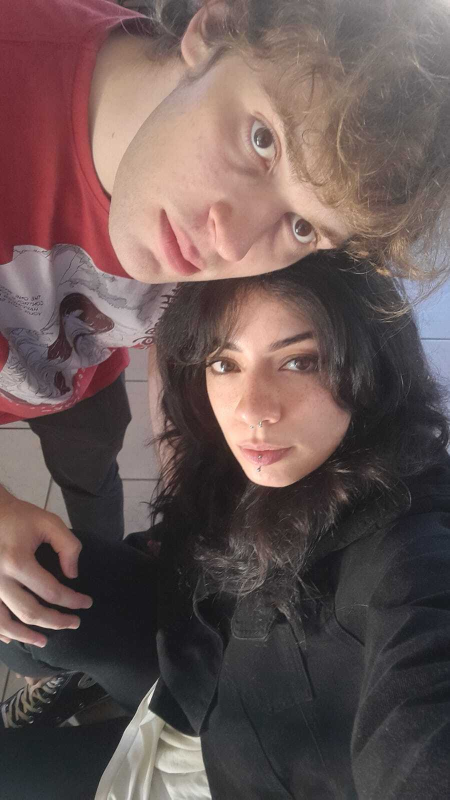
#> input picture data/img1.jpg, 899 x 1599 px (shown at 1/2 size); its folder holds only this picture in this run
$ python i_love_you.py
#> lines starting #> are read from the running program, lines starting #| are printed output that depends on the picture; after the words box and inside, x2 and y2 are one past the last pixel; in counts of white or black regions, pixels touching at a corner belong together
import cv2
from PIL import Image, ImageDraw, ImageFont
import numpy as np
import os

def process_image(image_path, output_path):
#> called with image_path = 'data/img1.jpg', output_path = 'output/img1_edit.jpg'
    img = cv2.imread(image_path)
#> img is the input picture: shape (1599, 899, 3); mean B, G, R 84.7, 86.5, 104.7
    if img is None:
        print(f"Could not read {image_path}")
        return

    scale = 0.75
    img = cv2.resize(img, (int(img.shape[1] * scale), int(img.shape[0] * scale)))
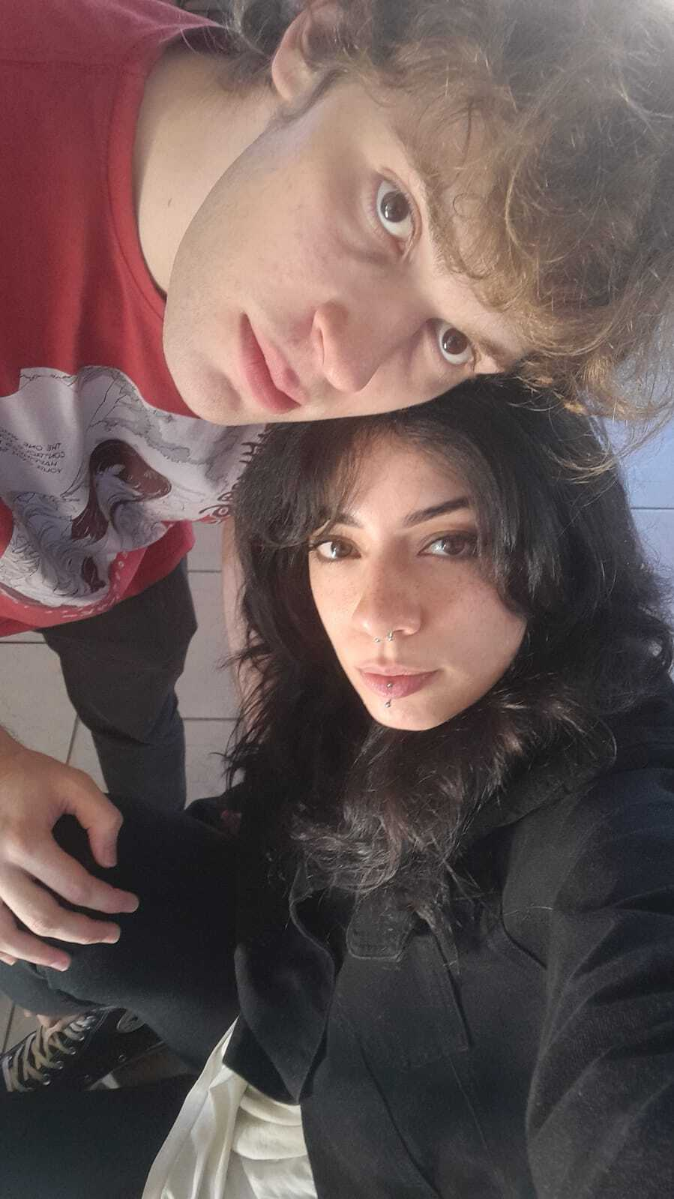
#> img: shape (1199, 674, 3); mean B, G, R 84.6, 86.3, 104.5

    heart_positions = []
    penguin_positions = []
    mode = 1  # Default mode is drawing hearts

    # [58 lines left out: functions draw_heart, draw_penguin, on_mouse, not called in this run]

    cv2.namedWindow('Add your love!')
    cv2.setMouseCallback('Add your love!', on_mouse)

    temp_img = img.copy()
    while True:
        display_img = temp_img.copy()
        for pos in heart_positions:
            draw_heart(display_img, pos, size=2.5)
        for pos in penguin_positions:
            draw_penguin(display_img, pos, size=30)

        cv2.putText(display_img, "Press 1: Hearts | Press 2: Penguins | Press S: Save", (10, 30),
                    cv2.FONT_HERSHEY_SIMPLEX, 0.8, (255, 105, 180), 2)
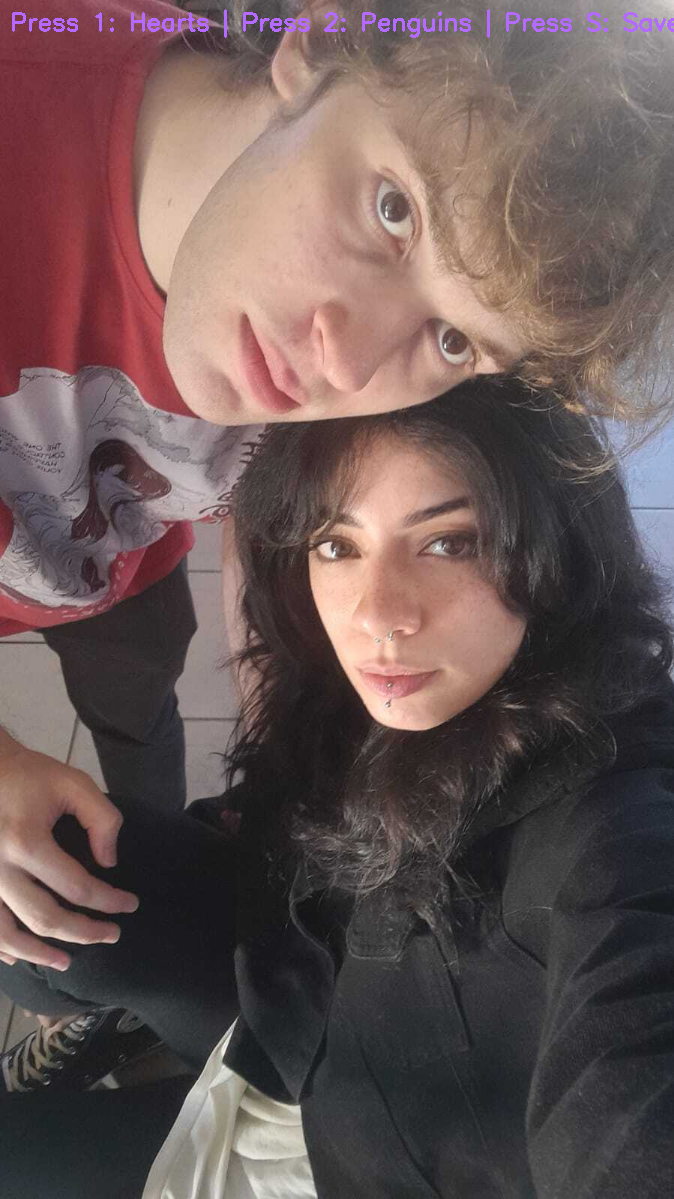
#> display_img: shape (1199, 674, 3); 0.49% of pixels changed, all inside (x1, y1, x2, y2) = (12, 9, 674, 38)
        cv2.imshow('Add your love!', display_img)

        key = cv2.waitKey(1) & 0xFF
#> (key Esc is pressed here)
        if key == ord('1'):
            mode = 1
        elif key == ord('2'):
            mode = 2
        elif key == ord('s'):
            break

    cv2.destroyAllWindows()

    img_rgb = cv2.cvtColor(display_img, cv2.COLOR_BGR2RGB)
    pil_img = Image.fromarray(img_rgb)
    draw = ImageDraw.Draw(pil_img)

    try:
        font = ImageFont.truetype("arial.ttf", 40)
    except IOError:
        font = ImageFont.load_default()

    text = "Happy 6 Months Together! I love you Igarinha Gatinha bb!!!!!"
    bbox = draw.textbbox((0, 0), text, font=font)
    text_width = bbox[2] - bbox[0]
    text_height = bbox[3] - bbox[1]
    width, height = pil_img.size
    text_x = (width - text_width) // 2
    text_y = height - text_height - 40

    draw.text((text_x, text_y), text, font=font, fill=(255, 105, 180))

    # Save
    final_img = cv2.cvtColor(np.array(pil_img), cv2.COLOR_RGB2BGR)
    cv2.imwrite(output_path, final_img)

# Iterate through all images in the data/ directory
input_dir = 'data/'
output_dir = 'output/'

for filename in os.listdir(input_dir):
    if filename.lower().endswith(('.png', '.jpg', '.jpeg')):
        input_path = os.path.join(input_dir, filename)
        output_path = os.path.join(output_dir, f"{os.path.splitext(filename)[0]}_edit.jpg")
        process_image(input_path, output_path)

$ run again, on data/img13.jpg
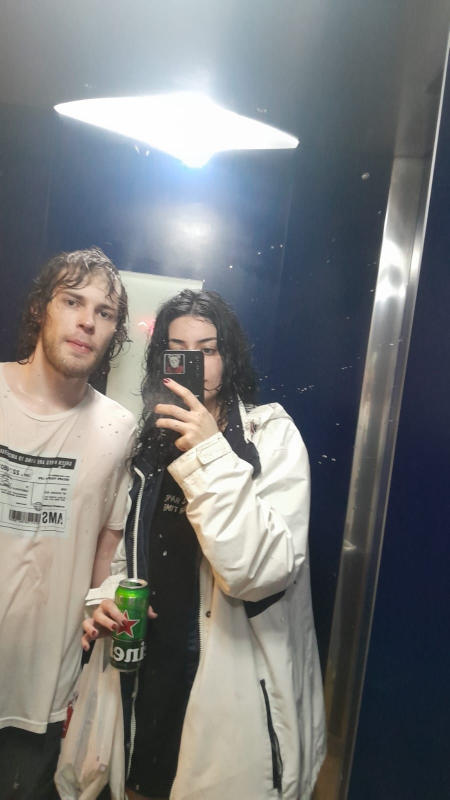
#> input picture data/img13.jpg, 899 x 1599 px (shown at 1/2 size)
#> in process_image, img is the input picture: shape (1599, 899, 3); mean B, G, R 121.1, 120.1, 118.2
#> in process_image, `img = cv2.resize(img, (int(img.shape[1] * scale), int(img.shape[0] * s..`:
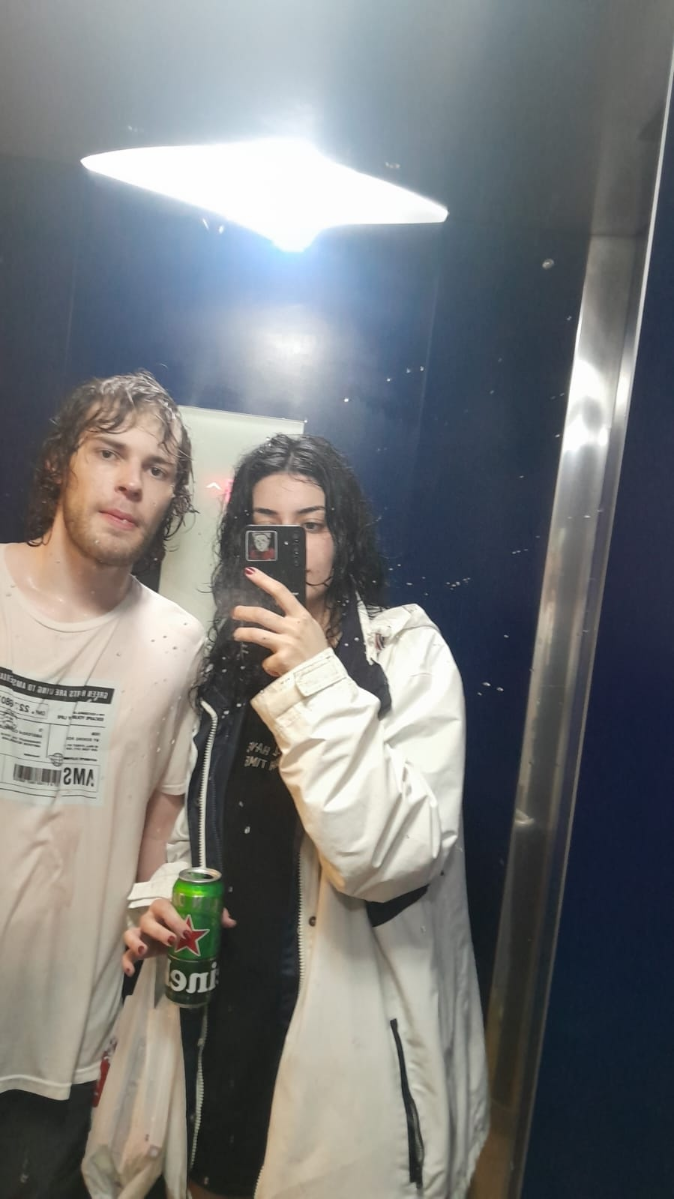
#> img: shape (1199, 674, 3); mean B, G, R 121, 120.1, 118.1
#> in process_image, `cv2.putText(display_img, "Press 1: Hearts | Press 2: Penguins | Press ..`:
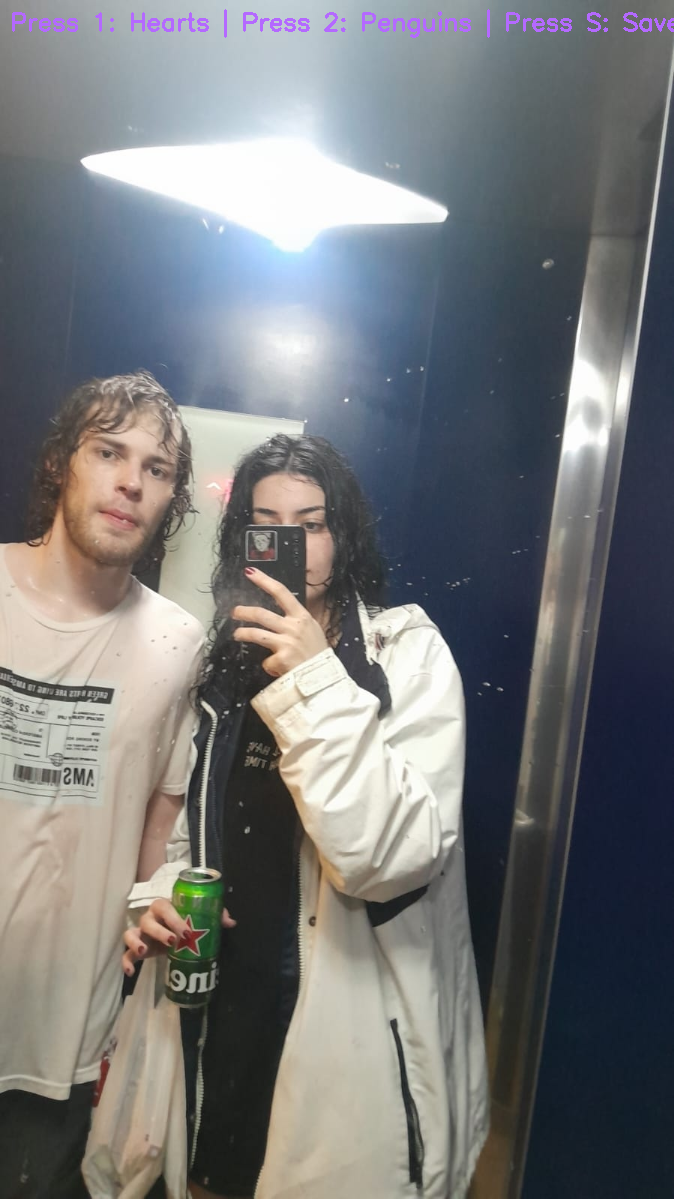
#> display_img: shape (1199, 674, 3); 0.49% of pixels changed, all inside (x1, y1, x2, y2) = (12, 9, 674, 38)

$ run again, on data/img14.jpg
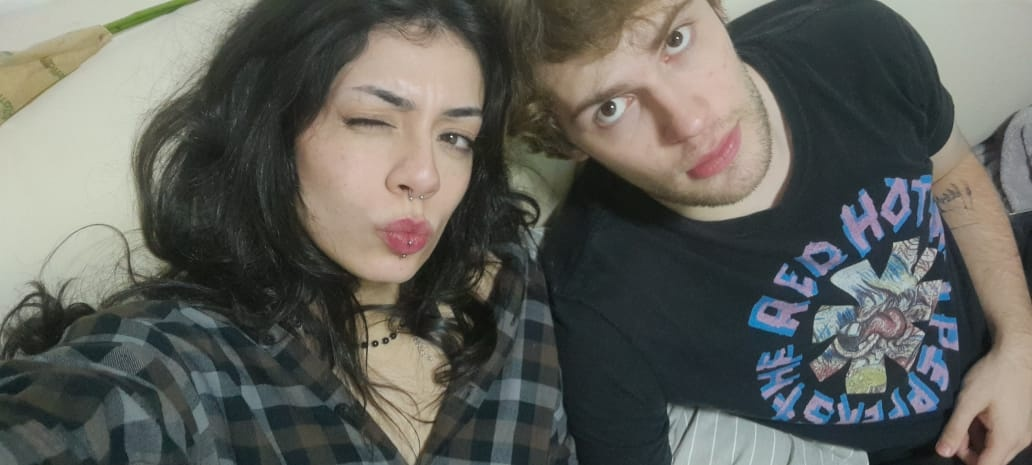
#> input picture data/img14.jpg, 1032 x 465 px
#> in process_image, img is the input picture: shape (465, 1032, 3); mean B, G, R 92.3, 98, 97.3
#> img: shape (348, 774, 3)
#> in process_image, `cv2.putText(display_img, "Press 1: Hearts | Press 2: Penguins | Press ..`:
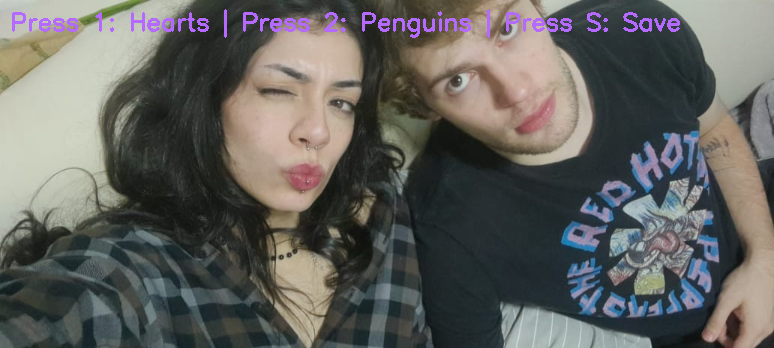
#> display_img: shape (348, 774, 3); mean B, G, R 94.5, 97.8, 98.2

$ run again, on data/img2.jpg
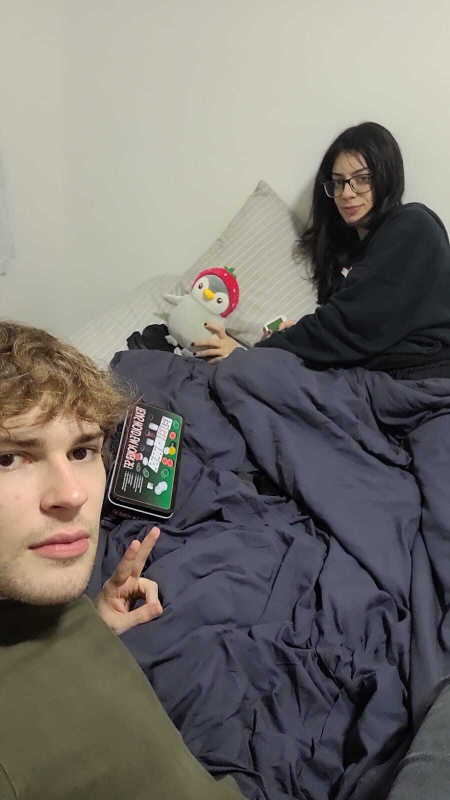
#> input picture data/img2.jpg, 900 x 1600 px (shown at 1/2 size)
#> in process_image, img is the input picture: shape (1600, 900, 3); mean B, G, R 110.2, 114.8, 118.8
#> in process_image, `img = cv2.resize(img, (int(img.shape[1] * scale), int(img.shape[0] * s..`:
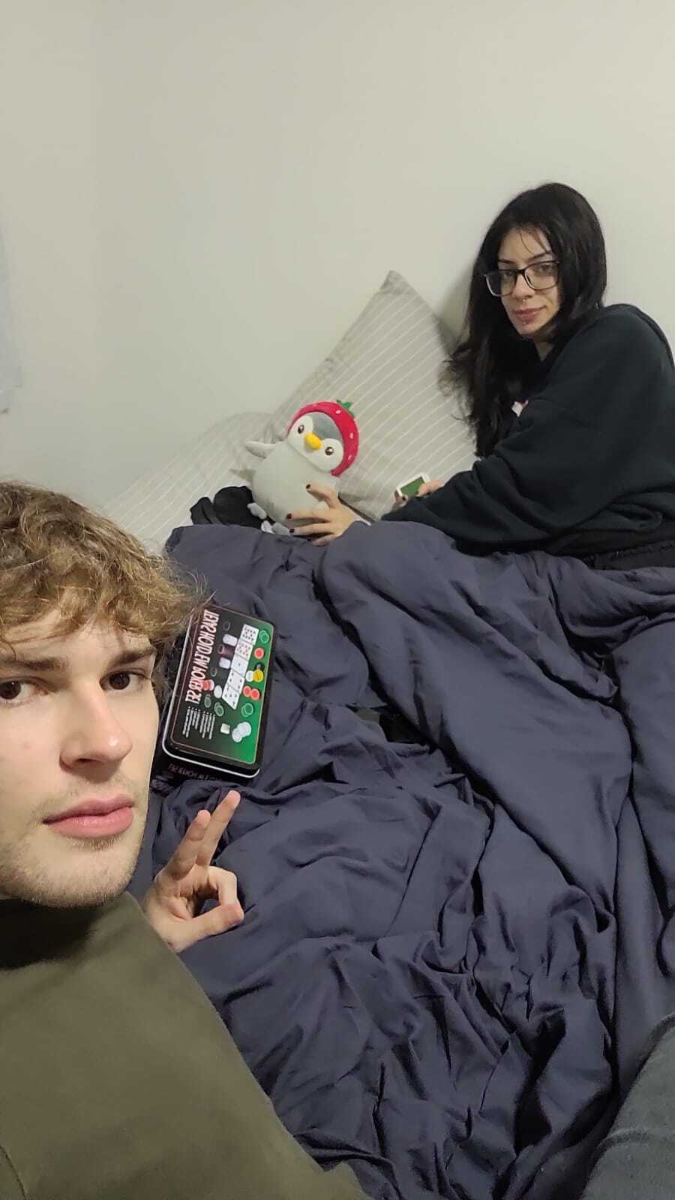
#> img: shape (1200, 675, 3); mean B, G, R 110.1, 114.8, 118.7
#> in process_image, `cv2.putText(display_img, "Press 1: Hearts | Press 2: Penguins | Press ..`:
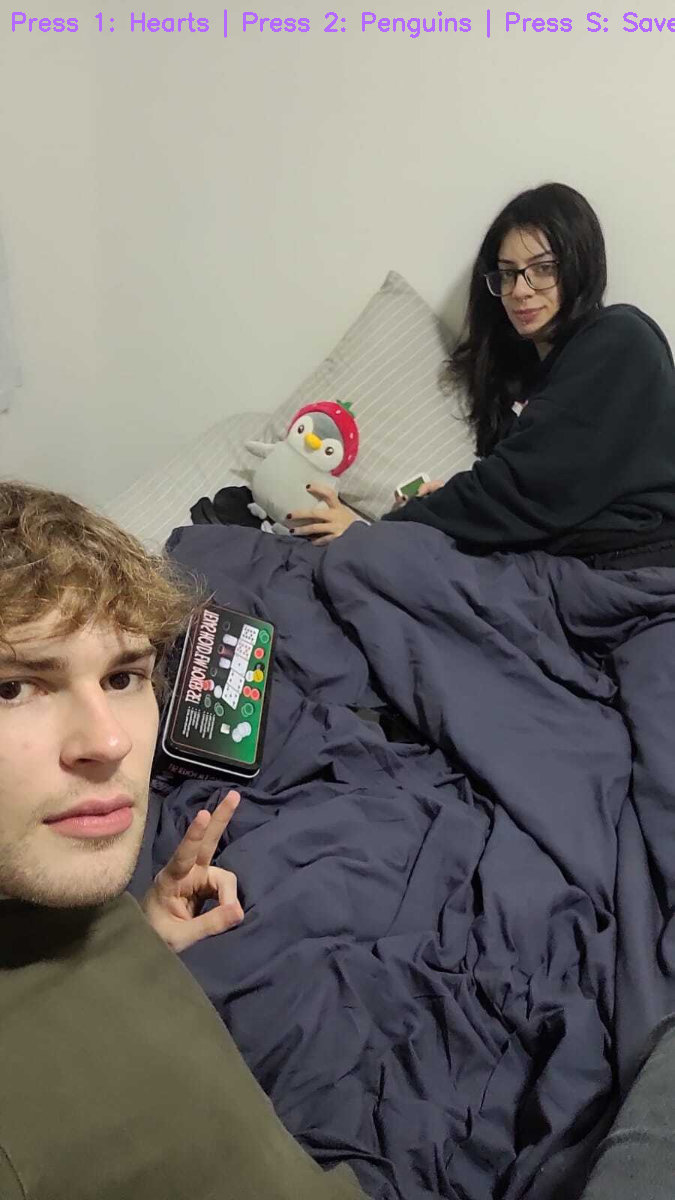
#> display_img: shape (1200, 675, 3); 0.49% of pixels changed, all inside (x1, y1, x2, y2) = (12, 9, 675, 38)

$ run again, on data/img10.jpg
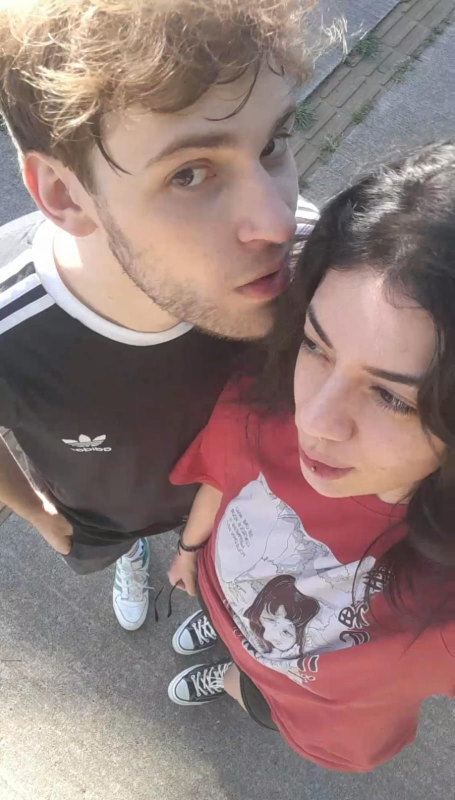
#> input picture data/img10.jpg, 909 x 1600 px (shown at 1/2 size)
#> in process_image, img is the input picture: shape (1600, 909, 3); mean B, G, R 123.1, 125.8, 147.2
#> in process_image, `img = cv2.resize(img, (int(img.shape[1] * scale), int(img.shape[0] * s..`:
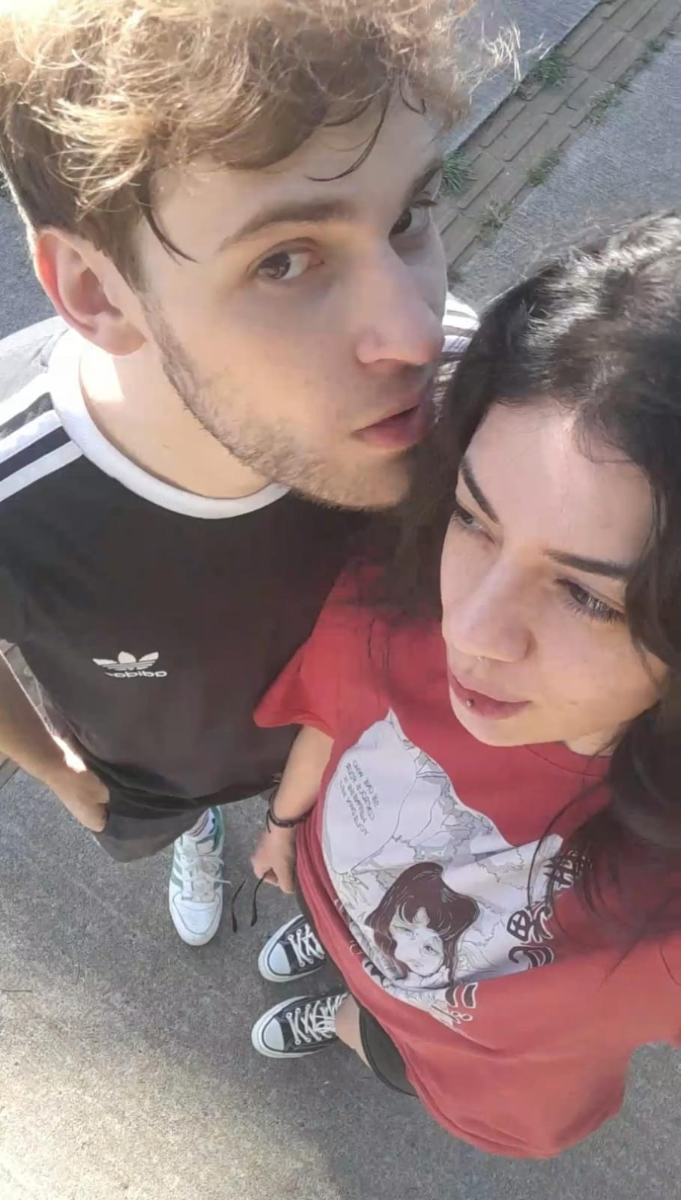
#> img: shape (1200, 681, 3); mean B, G, R 123, 125.7, 147.1
#> in process_image, `cv2.putText(display_img, "Press 1: Hearts | Press 2: Penguins | Press ..`:
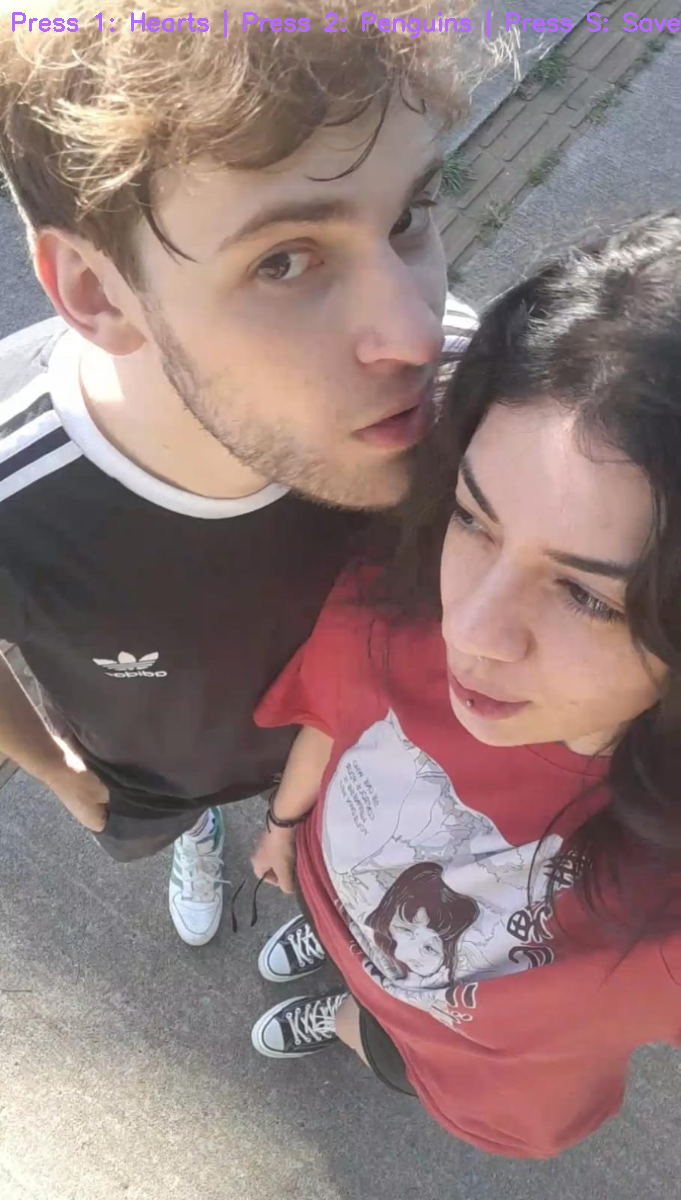
#> display_img: shape (1200, 681, 3); 0.49% of pixels changed, all inside (x1, y1, x2, y2) = (12, 9, 680, 38)
